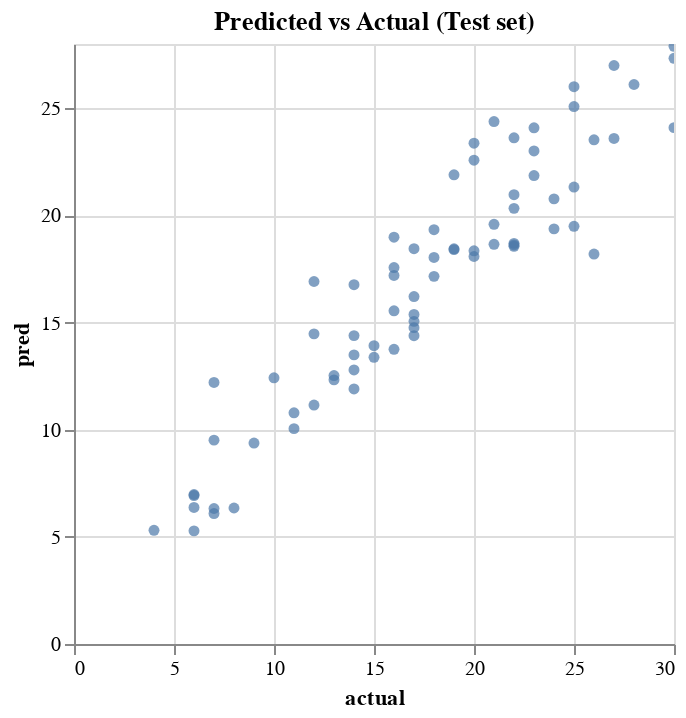

The code cell stored with this chart in its notebook:
### Code cell
# predicted vs actual scatter
preds = rf_test_preds
resid = y_test - preds
df_diag = pd.DataFrame({'actual': y_test, 'pred': preds, 'resid': resid})
alt.Chart(df_diag).mark_circle().encode(
    x='actual:Q',
    y='pred:Q',
    tooltip=['actual','pred']
).properties(title='Predicted vs Actual (Test set)').interactive()

### Figure 1 — Vega-Lite specification as saved in the notebook (floating-point values rounded to 4 significant figures)
{"config": {"view": {"continuousWidth": 300, "continuousHeight": 300}}, "data": {"name": "data-4b529d20195dd13abf081fb747f42c2a"}, "mark": {"type": "circle"}, "encoding": {"tooltip": [{"field": "actual", "type": "quantitative"}, {"field": "pred", "type": "quantitative"}], "x": {"field": "actual", "type": "quantitative"}, "y": {"field": "pred", "type": "quantitative"}}, "params": [{"name": "param_13", "select": {"type": "interval", "encodings": ["x", "y"]}, "bind": "scales"}], "title": "Predicted vs Actual (Test set)", "$schema": "https://vega.github.io/schema/vega-lite/v5.17.0.json", "datasets": {"data-4b529d20195dd13abf081fb747f42c2a": [{"actual": 25, "pred": 21.33, "resid": 3.674}, {"actual": 19, "pred": 21.9, "resid": -2.897}, {"actual": 22, "pred": 23.62, "resid": -1.621}, {"actual": 7, "pred": 6.087, "resid": 0.9133}, {"actual": 30, "pred": 24.1, "resid": 5.903}, {"actual": 7, "pred": 12.21, "resid": -5.206}, {"actual": 14, "pred": 16.77, "resid": -2.769}, {"actual": 22, "pred": 18.7, "resid": 3.304}, {"actual": 23, "pred": 21.86, "resid": 1.137}, {"actual": 22, "pred": 20.97, "resid": 1.033}, {"actual": 17, "pred": 14.39, "resid": 2.613}, {"actual": 26, "pred": 23.53, "resid": 2.469}, {"actual": 13, "pred": 12.33, "resid": 0.6738}, {"actual": 28, "pred": 26.11, "resid": 1.89}, {"actual": 19, "pred": 18.44, "resid": 0.5558}, {"actual": 12, "pred": 14.47, "resid": -2.473}, {"actual": 30, "pred": 27.89, "resid": 2.107}, {"actual": 21, "pred": 19.59, "resid": 1.414}, {"actual": 13, "pred": 12.53, "resid": 0.4708}, {"actual": 22, "pred": 20.33, "resid": 1.67}, {"actual": 25, "pred": 25.08, "resid": -0.0797}, {"actual": 19, "pred": 18.4, "resid": 0.5969}, {"actual": 24, "pred": 19.37, "resid": 4.627}, {"actual": 7, "pred": 6.323, "resid": 0.6767}, {"actual": 15, "pred": 13.92, "resid": 1.08}, {"actual": 17, "pred": 15.38, "resid": 1.62}, {"actual": 15, "pred": 13.38, "resid": 1.62}, {"actual": 17, "pred": 15.06, "resid": 1.943}, {"actual": 6, "pred": 5.28, "resid": 0.72}, {"actual": 4, "pred": 5.307, "resid": -1.307}, {"actual": 25, "pred": 26.01, "resid": -1.007}, {"actual": 27, "pred": 23.59, "resid": 3.407}, {"actual": 20, "pred": 23.37, "resid": -3.369}, {"actual": 8, "pred": 6.347, "resid": 1.653}, {"actual": 21, "pred": 18.65, "resid": 2.345}, {"actual": 12, "pred": 16.92, "resid": -4.917}, {"actual": 16, "pred": 17.2, "resid": -1.198}, {"actual": 21, "pred": 24.38, "resid": -3.38}, {"actual": 12, "pred": 11.15, "resid": 0.85}, {"actual": 6, "pred": 6.927, "resid": -0.9267}, {"actual": 16, "pred": 13.75, "resid": 2.248}, {"actual": 17, "pred": 16.21, "resid": 0.7867}, {"actual": 23, "pred": 23.01, "resid": -0.0075}, {"actual": 11, "pred": 10.79, "resid": 0.21}, {"actual": 25, "pred": 19.49, "resid": 5.508}, {"actual": 20, "pred": 18.08, "resid": 1.917}, {"actual": 20, "pred": 18.35, "resid": 1.651}, {"actual": 16, "pred": 17.57, "resid": -1.569}, {"actual": 27, "pred": 27.0, "resid": 0.003333}, {"actual": 20, "pred": 22.58, "resid": -2.577}, {"actual": 18, "pred": 17.16, "resid": 0.844}, {"actual": 17, "pred": 14.76, "resid": 2.236}, {"actual": 14, "pred": 12.79, "resid": 1.213}, {"actual": 9, "pred": 9.377, "resid": -0.3767}, {"actual": 18, "pred": 18.04, "resid": -0.03868}, {"actual": 14, "pred": 11.9, "resid": 2.097}, {"actual": 17, "pred": 18.45, "resid": -1.45}, {"actual": 30, "pred": 27.33, "resid": 2.667}, {"actual": 6, "pred": 6.373, "resid": -0.3733}, {"actual": 22, "pred": 18.56, "resid": 3.44}, {"actual": 6, "pred": 6.977, "resid": -0.9767}, {"actual": 14, "pred": 13.49, "resid": 0.5085}, {"actual": 22, "pred": 18.62, "resid": 3.377}, {"actual": 23, "pred": 24.09, "resid": -1.09}, {"actual": 7, "pred": 9.513, "resid": -2.513}, {"actual": 16, "pred": 18.98, "resid": -2.983}, {"actual": 10, "pred": 12.42, "resid": -2.424}, {"actual": 18, "pred": 19.33, "resid": -1.333}, {"actual": 14, "pred": 14.39, "resid": -0.3908}, {"actual": 26, "pred": 18.2, "resid": 7.803}, {"actual": 24, "pred": 20.77, "resid": 3.227}, {"actual": 16, "pred": 15.55, "resid": 0.4492}, {"actual": 11, "pred": 10.05, "resid": 0.95}]}}
